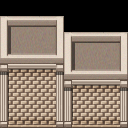

The image is a tile-based game level rendered from a .tmx file. Its description and source (layers, tilesets, objects; grid data summarised) follow:
An orthogonal 8x8 tile map with 16x16 px tiles, 1 tile layer (Tile Layer 1), 2 tilesets.

<map version="1.0" orientation="orthogonal" renderorder="right-down" width="8" height="8" tilewidth="16" tileheight="16" nextobjectid="1">
 <tileset firstgid="1" name="ParkTile" tilewidth="16" tileheight="16" tilecount="768">
  <image source="../ParkTile.png" width="512" height="384" />
 </tileset>
 <tileset firstgid="769" name="MDTileA4" tilewidth="16" tileheight="16" tilecount="960">
  <image source="../MDTileA4.png" width="512" height="480" />
 </tileset>
 <layer name="Tile Layer 1" width="8" height="8">
  <data>[64 cells, 52 non-empty, 28 distinct tile ids]</data>
 </layer>
</map>
